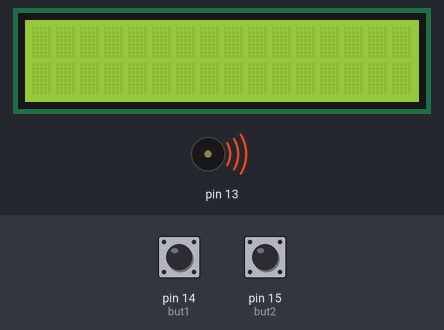
Simulated run of this sketch. Board: Arduino Uno, built with avr-gcc and run on an emulated ATmega328P. Shown: 16×2 character LCD, buzzer (waves = sounding). The inputs (shaded band) are chosen by the test bench; at power-on: pin 15 (but2) HIGH, pin 14 (but1) HIGH. Random numbers use the default seed unless the sketch sets one; EEPROM starts erased.

Above: at 0.9 s.
1.0 s: pin 15 (but2) pulled LOW for 0.15 s
At 1.4 s:
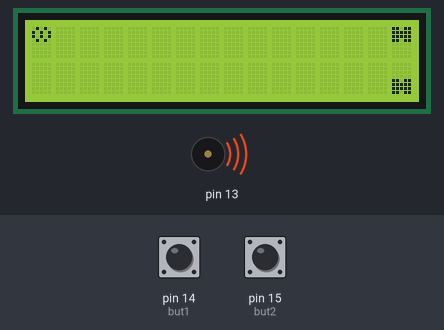
1.7 s: pin 15 (but2) pulled LOW for 1 s
At 2.4 s:
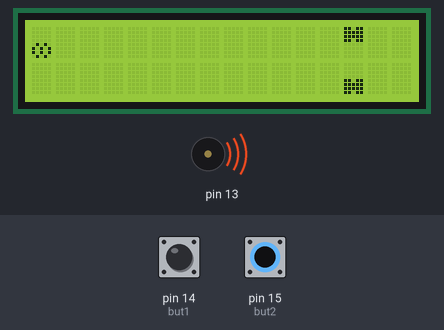
3.3 s: pin 14 (but1) pulled LOW for 0.15 s
At 3.75 s:
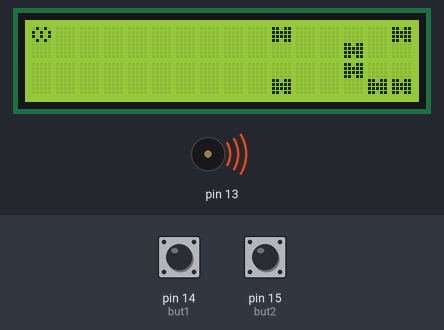
4.0 s: pin 15 (but2) pulled LOW for 0.15 s
At 4.25 s:
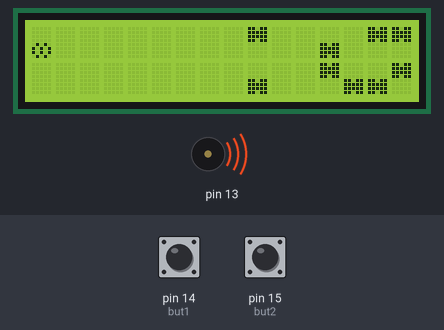
4.7 s: pin 14 (but1) pulled LOW for 1 s
At 5.25 s:
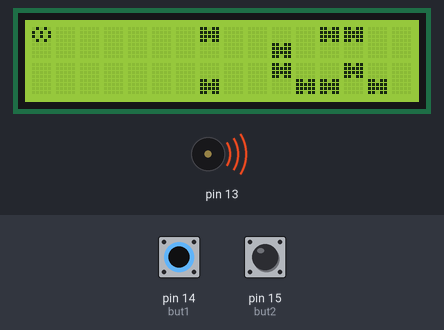
6.3 s: pin 15 (but2) pulled LOW for 3.2 s
At 10.5 s:
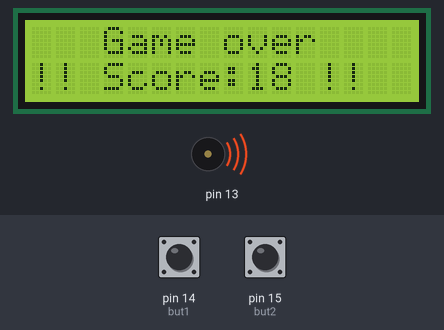
Timing chart, 0 to 12.0 s (numbered marks = the images above; inputs shaded):
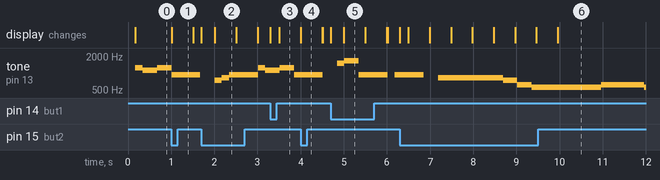

Measured:
- by itself, tone on pin 13: plays 831 Hz for 1.5 s, 740 Hz for 0.33 s, 622 Hz for 0.33 s, 554 Hz for 1.6 s, 622 Hz for 1.0 s, 554 Hz for 0.04 s
- what the display in image 2 shows lasts 0.5 s, from 2.0 s to 2.5 s

The sketch:

sketch_raceV2.ino
```cpp
#include <rtttl.h>
#include <LiquidCrystal.h>


// include the library code:
//#include <LiquidCrystal.h>
#include <EEPROM.h>

// initialize the library by associating any needed LCD interface pin
// with the arduino pin number it is connected to
const int rs = 2, en = 3, d4 = 4, d5 = 5, d6 = 6, d7 = 7;
LiquidCrystal lcd(rs, en, d4, d5, d6, d7);
const char song_P[] PROGMEM = "GorillazClintEastwood:d=4,o=5,b=90:16d#6,8c#6,8d#6,a#,8p,16f#,16g#,8a#,8a#,16d#6,8c#6,8d#6,a#,8p,16f#6,8g#6,8a#,16a#,16a#,16p,8a#,8a#,8p,8g#,8g#,16g#,8g#,8g#,8f#,8d#,8c#,8c#,16d#,8d#.,8d#,8c#,16d#,8d#.,8d#,8c#,16d#,8d#.,8d#,8c#,16d#,8d#.,";
ProgmemPlayer player(13);

volatile unsigned long start = 0;


//пины кнопок !!!(but1 висит на A0 but2 на А1)!!!
int but1 = 14;
int but2 = 15;
//состояния кнопок
int buts1 = 0;
int buts2 = 0;
//прошлые состояния кнопок
int lbuts1 = 1;
int lbuts2 = 0;
int line = 0;
bool intro = false;
int score = 0;
int record ;
char a[17] = "                "; //верхняя часть верхней полосы
char b[17] = "                "; //нижняя часть верхней полосы
char c[17] = "                "; //верхняя полоса
char a2[17] = "                "; //верхняя часть нижней полосы
char b2[17] = "                ";//нижняя часть нижней полосы
char c2[17] = "                ";//нижняя полосы
char rider;
byte b_10[8] = {
  B11011,
  B11111,
  B11111,
  B11011,
  B00000,
  B00000,
  B00000,
  B00000
};
byte b_11[8] = {
  B11011,
  B11111,
  B11111,
  B11011,
  B11011,
  B11111,
  B11111,
  B11011
};
byte b_01[8] = {
  B00000,
  B00000,
  B00000,
  B00000,
  B11011,
  B11111,
  B11111,
  B11011
};

byte r_01[8] = {
  B00000,
  B00000,
  B00000,
  B00000,
  B01010,
  B10101,
  B10101,
  B01010
};
byte r_10[8] = {
  B01010,
  B10101,
  B10101,
  B01010,
  B00000,
  B00000,
  B00000,
  B00000
};
byte r_b1[8] = {
  B11011,
  B11111,
  B11111,
  B11011,
  B01010,
  B10101,
  B10101,
  B01010
};

byte r_1b[8] = {
  B01010,
  B10101,
  B10101,
  B01010,
  B11011,
  B11111,
  B11111,
  B11011
};

void setup() {
  // set up the LCD's number of columns and rows:
  delay(100);
  player.setSong(song_P);
  lcd.begin(16, 2);
  lcd.clear();
  lcd.display();
  pinMode(but1, INPUT_PULLUP);
  pinMode(but2, INPUT_PULLUP);
  start = millis();
  //слушаем неподключенный пин, аналоговый шум на нем даст новое зерно для каждого запуска генератора чисел
  Serial.begin(9600);
  randomSeed(analogRead(0));
  record = EEPROM.read(0)*256+EEPROM.read(1);
  //создаем символы
  lcd.createChar(1, b_10);
  lcd.createChar(2, b_01);
  lcd.createChar(3, b_11);
  lcd.createChar(4, r_01);
  lcd.createChar(5, r_10);
  lcd.createChar(6, r_1b);
  lcd.createChar(7, r_b1);
  //ждем нажатия  //отрисовываем встыпительный экран


  while (digitalRead(but2) == HIGH)
  {
    player.pollSong(); // играем музыку
    if (millis() - start > (1000))
    {

      lcd.setCursor(0, 0);
      lcd.print("Ard. racing v2");
      intro = !intro;
      lcd.setCursor(0, 1);
       lcd.print("                ");
       lcd.setCursor(0, 1);
      if (intro)
        lcd.print("But. 2 to play");
      else
      {
        lcd.print("HS :");
        lcd.print(record);
      }
      start = millis();
    }
  }
  lcd.clear();
}


// EEPROM_write(16, myrecord);
// EEPROM_read(0, ok);


//функция сброса
void(* resetFunc) (void) = 0;
void loop() {
  //перемещение игрока в реальном времени
  //читаем состояния кнопок
  player.pollSong(); // играем музыку
  buts1 = digitalRead(but1);
  buts2 = digitalRead(but2);
  if (((buts1 == LOW) && (buts1 != lbuts1)) || ((buts2 == LOW) && (buts2 != lbuts2)) )
  {
    //есть нажатие
    //на место где стояла машинка рисуем нужный кусок трассы
    lcd.setCursor(0, line / 2);
    lcd.print(line / 2 == 0 ? c[0] : c2[0]);
    //перемещаем машинку по линии
    line += buts1 == LOW ? -1 : 1;
    //проверка на уход с трассы
    line = line < 0 ? 0 : line;
    line = line > 3 ? 3 : line;
  }
  lbuts1 = buts1;
  lbuts2 = buts2;
  //отрисовка - проверка паралельного трассы чтобы отрисовать препядсвие
  lcd.setCursor(0, line / 2);
  rider = (line / 2) ? ((line % 2) ? ((a2[0] == '#') ? 7 : 4) : ((b2[0] == '#') ? 6 : 5)) : ((line % 2) ? ((a[0] == '#') ? 7 : 4) : ((b[0] == '#') ? 6 : 5));
  /*if (line / 2) {
    if (line % 2)
      rider = (a2[0] == '#') ? 7 : 4;
    else
      rider = (b2[0] == '#') ? 6 : 5;
    }
    else {
      if(line %2)
      rider=(a[0]=='#')?7:4;
      else
      rider=(b[0]=='#')?6:5;
      }*/
  lcd.print(rider);

  ///делать когда придет время
  if (millis() - start > (500 - score / 2))
  { //свигание поля
    for (int i = 0; i < 15; i++)
    {
      a[i] = a[i + 1];
      b[i] = b[i + 1];
      c[i] = c[i + 1];
      a2[i] = a2[i + 1];
      b2[i] = b2[i + 1];
      c2[i] = c2[i + 1];
    }

    //добавление новых перепядсвий
    a[15] = random(random(4, 6)) == 3 ? '#' : ' ';
    b[15] = random(random(4, 6)) == 3 ? '#' : ' ';
    if ((a[15] == '#') && ( b[15] == '#')) a[15] = ' ';
    //делаем полосу
    c[15] = ' ';
    c[15] = a[15] == '#' ? 1 : c[15];
    c[15] = b[15] == '#' ? 2 : c[15];
    if (a[15] == '#' && b[15] == '#')
      c[15] = 3;
    //добавление новых перепядсвий
    a2[15] = random(random(4, 6)) == 3 ? '#' : ' ';
    b2[15] = random(random(4, 6)) == 3 ? '#' : ' ';
    if ((a2[15] == '#') && ( b2[15] == '#')) b2[15] = ' ';
    //делаем полосу
    c2[15] = ' ';
    c2[15] = a2[15] == '#' ? 1 : c2[15];
    c2[15] = b2[15] == '#' ? 2 : c2[15];
    if (a2[15] == '#' && b2[15] == '#')
      c2[15] = 3;

    //сбрасывает таймер
    start = millis();
    //   рисуем полосу
    lcd.setCursor(0, 0);
    lcd.print(c);
    lcd.setCursor(0, 1);
    lcd.print(c2);
    //проверка на столкновение
    if ((line == 0 && a[0] == '#') || (line == 1 && b[0] == '#') || (line == 2 && a2[0] == '#') || (line == 3 && b2[0] == '#'))
    {
      lcd.clear();
      lcd.print("   Game over");
      lcd.setCursor(0, 1);

      if (score > record)
      {
        EEPROM.write(0, score/256);
        EEPROM.write(1, score%256);
      lcd.print("!! Score:");
      lcd.print(score);
      lcd.print(" !!");
      }
      else
      {
         lcd.print("  Score:");
          lcd.print(score);
      }
      delay(1000);
      while (digitalRead(but2) == HIGH)
      player.pollSong(); // играем музыку
      resetFunc();
    }
    score ++;
  }


}
```
